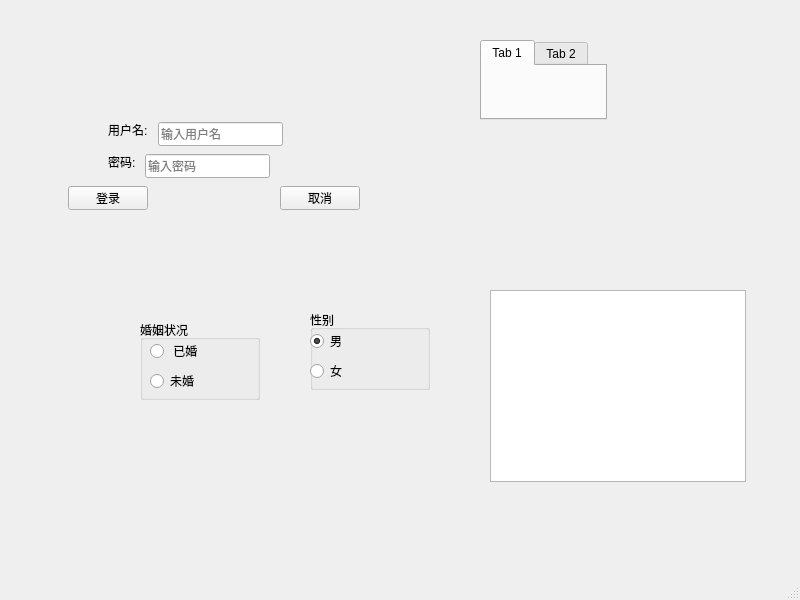
<?xml version="1.0" encoding="UTF-8"?>
<ui version="4.0">
 <class>MainWindow</class>
 <widget class="QMainWindow" name="MainWindow">
  <property name="geometry">
   <rect>
    <x>0</x>
    <y>0</y>
    <width>800</width>
    <height>600</height>
   </rect>
  </property>
  <property name="windowTitle">
   <string>MainWindow</string>
  </property>
  <widget class="QWidget" name="centralwidget">
   <widget class="QLabel" name="label">
    <property name="geometry">
     <rect>
      <x>108</x>
      <y>122</y>
      <width>44</width>
      <height>16</height>
     </rect>
    </property>
    <property name="text">
     <string>用户名:</string>
    </property>
   </widget>
   <widget class="QLabel" name="label_2">
    <property name="geometry">
     <rect>
      <x>108</x>
      <y>154</y>
      <width>31</width>
      <height>16</height>
     </rect>
    </property>
    <property name="text">
     <string>密码:</string>
    </property>
   </widget>
   <widget class="QLineEdit" name="userInput">
    <property name="geometry">
     <rect>
      <x>158</x>
      <y>122</y>
      <width>125</width>
      <height>24</height>
     </rect>
    </property>
    <property name="mouseTracking">
     <bool>true</bool>
    </property>
    <property name="toolTip">
     <string>账号</string>
    </property>
    <property name="placeholderText">
     <string>输入用户名</string>
    </property>
   </widget>
   <widget class="QLineEdit" name="lineEdit_2">
    <property name="geometry">
     <rect>
      <x>145</x>
      <y>154</y>
      <width>125</width>
      <height>24</height>
     </rect>
    </property>
    <property name="echoMode">
     <enum>QLineEdit::Password</enum>
    </property>
    <property name="placeholderText">
     <string>输入密码</string>
    </property>
    <property name="clearButtonEnabled">
     <bool>true</bool>
    </property>
   </widget>
   <widget class="QPushButton" name="loginButton">
    <property name="geometry">
     <rect>
      <x>68</x>
      <y>186</y>
      <width>80</width>
      <height>24</height>
     </rect>
    </property>
    <property name="text">
     <string>登录</string>
    </property>
   </widget>
   <widget class="QPushButton" name="cancelButton">
    <property name="geometry">
     <rect>
      <x>280</x>
      <y>186</y>
      <width>80</width>
      <height>24</height>
     </rect>
    </property>
    <property name="text">
     <string>取消</string>
    </property>
   </widget>
   <widget class="QTabWidget" name="tabWidget">
    <property name="geometry">
     <rect>
      <x>480</x>
      <y>40</y>
      <width>127</width>
      <height>80</height>
     </rect>
    </property>
    <property name="currentIndex">
     <number>0</number>
    </property>
    <widget class="QWidget" name="tab">
     <attribute name="title">
      <string>Tab 1</string>
     </attribute>
    </widget>
    <widget class="QWidget" name="tab_2">
     <attribute name="title">
      <string>Tab 2</string>
     </attribute>
    </widget>
   </widget>
   <widget class="QGroupBox" name="groupBox">
    <property name="geometry">
     <rect>
      <x>310</x>
      <y>310</y>
      <width>120</width>
      <height>80</height>
     </rect>
    </property>
    <property name="title">
     <string>性别</string>
    </property>
    <widget class="QRadioButton" name="radioButton_2">
     <property name="geometry">
      <rect>
       <x>0</x>
       <y>50</y>
       <width>99</width>
       <height>22</height>
      </rect>
     </property>
     <property name="text">
      <string>女</string>
     </property>
    </widget>
    <widget class="QRadioButton" name="radioButton">
     <property name="geometry">
      <rect>
       <x>0</x>
       <y>20</y>
       <width>99</width>
       <height>22</height>
      </rect>
     </property>
     <property name="text">
      <string>男</string>
     </property>
     <property name="checked">
      <bool>true</bool>
     </property>
    </widget>
   </widget>
   <widget class="QGroupBox" name="groupBox_2">
    <property name="geometry">
     <rect>
      <x>140</x>
      <y>320</y>
      <width>120</width>
      <height>80</height>
     </rect>
    </property>
    <property name="title">
     <string>婚姻状况</string>
    </property>
    <widget class="QRadioButton" name="radioButton_4">
     <property name="geometry">
      <rect>
       <x>10</x>
       <y>50</y>
       <width>99</width>
       <height>22</height>
      </rect>
     </property>
     <property name="text">
      <string>未婚</string>
     </property>
    </widget>
    <widget class="QRadioButton" name="radioButton_3">
     <property name="geometry">
      <rect>
       <x>10</x>
       <y>20</y>
       <width>99</width>
       <height>22</height>
      </rect>
     </property>
     <property name="text">
      <string> 已婚</string>
     </property>
    </widget>
   </widget>
   <widget class="QListWidget" name="listWidget">
    <property name="geometry">
     <rect>
      <x>490</x>
      <y>290</y>
      <width>256</width>
      <height>192</height>
     </rect>
    </property>
   </widget>
  </widget>
  <widget class="QMenuBar" name="menubar">
   <property name="geometry">
    <rect>
     <x>0</x>
     <y>0</y>
     <width>800</width>
     <height>21</height>
    </rect>
   </property>
  </widget>
  <widget class="QStatusBar" name="statusbar"/>
 </widget>
 <resources/>
 <connections/>
</ui>
